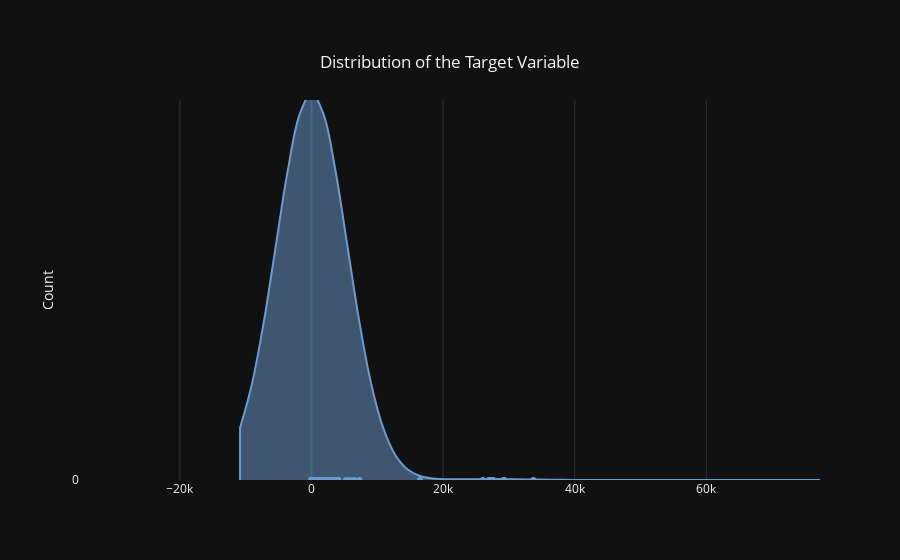

The notebook cell saved with this chart:
### Markdown cell above
<a id = "3"></a>
# <p style="background-color:#6b5b95; font-family:newtimeroman;color:#FFF9ED; font-size:150%; text-align:center; border-radius: 15px 50px;"> ⚡ Exploratory Data Analysis (EDA) ⚡</p>

### Code cell
def tar_var_summary(df, target):
    fig = go.Figure()
    fig.add_trace(go.Violin(x=df[target], line_color='#6C9BCF', name='Happy', y0=0))
    fig.update_traces(orientation='h', side='positive', meanline_visible=False)
    fig.update_layout(title={'text': "Distribution of the Target Variable",
                             'y':0.9,
                             'x':0.5,
                             'xanchor':'center',
                             'yanchor':'top'},
                             barmode='overlay',
                             yaxis=dict(title='Count'),
                             template = 'plotly_dark')
    fig.show()
    
tar_var_summary(df,"price")

### Figure 1 — Plotly figure (JSON) as saved in the notebook; plotly's stock layout.template omitted (floating-point values rounded to 4 significant figures; data arrays with more than 128 entries replaced by an {"elided": "..."} marker saying what was removed)
{"data": [{"line": {"color": "#6C9BCF"}, "meanline": {"visible": false}, "name": "Happy", "orientation": "h", "side": "positive", "type": "violin", "x": {"elided": "9619 float values"}, "y0": 0}], "layout": {"autosize": true, "barmode": "overlay", "dragmode": "zoom", "title": {"text": "Distribution of the Target Variable", "x": 0.5, "xanchor": "center", "y": 0.9, "yanchor": "top"}, "xaxis": {"autorange": false, "range": [-35180.0, 77270.0], "type": "linear"}, "yaxis": {"autorange": false, "range": [0, 0.2408], "title": {"text": "Count"}}}}
